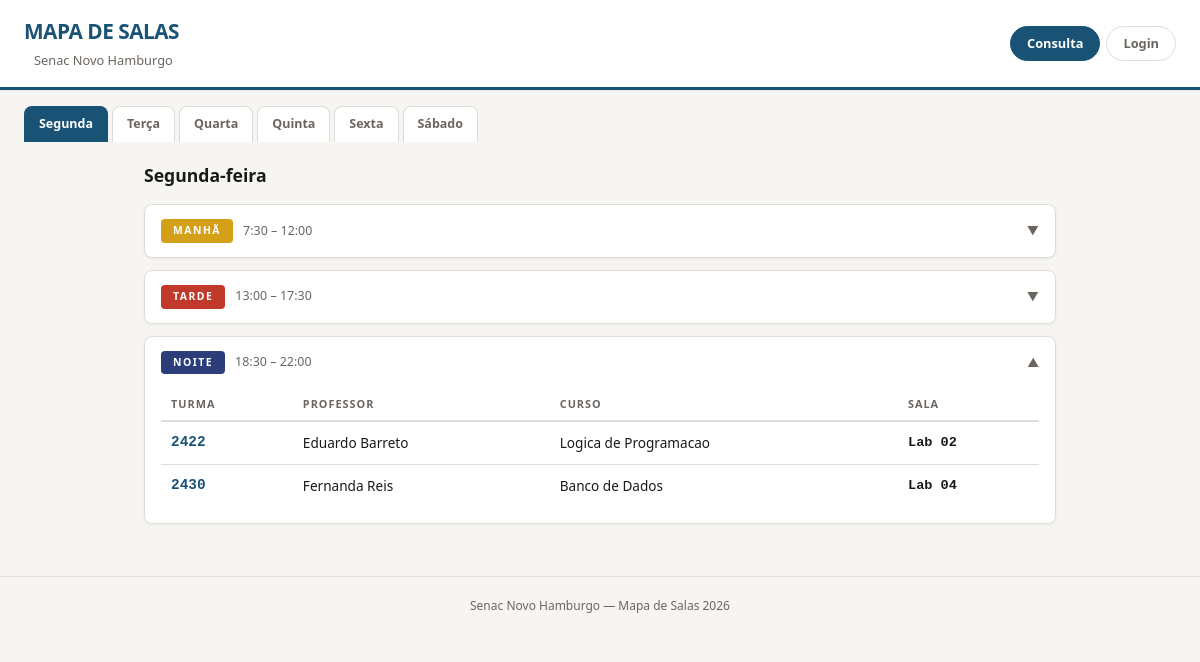
The app's page /?dia=Segunda-feira with its own data.
### tables this page shows
CREATE TABLE aulas (
            id INTEGER PRIMARY KEY AUTOINCREMENT,
            dia_semana TEXT NOT NULL,
            turno TEXT NOT NULL,
            turma TEXT NOT NULL,
            professor TEXT NOT NULL,
            curso TEXT NOT NULL,
            sala TEXT NOT NULL
        );

### app.py (the view)
@app.route("/")
def consulta():
    dia = request.args.get("dia", dia_da_semana_atual())
    if dia not in DIAS:
        dia = "Segunda-feira"
    aulas_por_turno = {}
    for turno in TURNOS:
        aulas_por_turno[turno["key"]] = listar_aulas(dia, turno["key"])
    return render_template(
        "consulta.html",
        dias=DIAS,
        turnos=TURNOS,
        dia_atual=dia,
        aulas_por_turno=aulas_por_turno,
    )

### app.py (called while the page is built)
@app.context_processor
def inject_user():
    user = None
    if "user_id" in session:
        user = buscar_usuario_por_id(session["user_id"])
    return {"usuario_logado": user}

def dia_da_semana_atual():
    dias_py = {
        0: "Segunda-feira",
        1: "Terça-feira",
        2: "Quarta-feira",
        3: "Quinta-feira",
        4: "Sexta-feira",
        5: "Sábado",
        6: "Sábado",  # domingo mostra sábado
    }
    return dias_py[datetime.now().weekday()]

### models.py (called while the page is built)
def get_db():
    conn = sqlite3.connect(DB_PATH)
    conn.row_factory = sqlite3.Row  # permite acessar colunas por nome
    return conn

def listar_aulas(dia_semana, turno):
    conn = get_db()
    aulas = conn.execute(
        "SELECT * FROM aulas WHERE dia_semana = ? AND turno = ? ORDER BY sala, turma",
        (dia_semana, turno),
    ).fetchall()
    conn.close()
    return aulas

### templates/consulta.html (shortened to what this page needs)
{% extends "base.html" %}
{% block content %}
<h2 class="page-title">{{ dia_atual }}</h2>
{% for turno in turnos %}
<section class="shift-section" data-turno="{{ turno.key }}">
    <div class="shift-header" onclick="this.parentElement.classList.toggle('open')">
        <span class="shift-badge shift-{{ turno.key }}">{{ turno.label }}</span>
        <span class="shift-time">{{ turno.horario }}</span>
        <span class="shift-arrow">&#9660;</span>
    </div>
    <div class="shift-body">
        {% set aulas = aulas_por_turno[turno.key] %}
        {% if aulas %}
        <div class="table-wrap">
            <table class="room-table">
                <thead>
                    <tr>
                        <th>Turma</th>
                        <th>Professor</th>
                        <th>Curso</th>
                        <th>Sala</th>
                    </tr>
                </thead>
                <tbody>
                    {% for aula in aulas %}
                    <tr>
                        <td class="turma-cell">{{ aula.turma }}</td>
                        <td>{{ aula.professor }}</td>
                        <td>{{ aula.curso }}</td>
                        <td class="sala-cell">{{ aula.sala }}</td>
                    </tr>
                    {% endfor %}
                </tbody>
            </table>
        </div>
        {% else %}
        <p class="empty-msg">Nenhuma aula cadastrada neste turno.</p>
        {% endif %}
    </div>
</section>
{% endfor %}
{% endblock %}

### static/style.css (style rules this page uses)
:root { --bg: #f6f5f2; --surface: #ffffff; --fg: #1a1a1a; --fg-muted: #6b6560; --accent: #1a5276; --accent-light: #e8f0f6; --accent-hover: #154360; --border: #e0ddd8; --morning: #d4a017; --morning-bg: #fdf6e3; --afternoon: #c0392b; --afternoon-bg: #fdf0ee; --night: #2c3e7a; --night-bg: #eef0f7; --badge-fg: #fff; --input-bg: #f6f5f2; --success: #27ae60; --error: #c0392b; --shadow: 0 1px 3px rgba(0,0,0,.06); --radius: 8px; }
*, *::before, *::after { box-sizing: border-box; margin: 0; padding: 0; }
body { font-family: 'Segoe UI', system-ui, -apple-system, sans-serif; background: var(--bg); color: var(--fg); line-height: 1.5; min-height: 100vh; }
.page-title { font-size: 1.1rem; font-weight: 700; padding: 20px 0 16px; color: var(--fg); }
.shift-section { background: var(--surface); border: 1px solid var(--border); border-radius: var(--radius); margin-bottom: 12px; box-shadow: var(--shadow); overflow: hidden; }
.shift-header { display: flex; align-items: center; gap: 10px; padding: 14px 16px; cursor: pointer; user-select: none; }
.shift-badge { font-size: .65rem; font-weight: 700; text-transform: uppercase; letter-spacing: 1.5px; padding: 4px 12px; border-radius: 4px; color: var(--badge-fg); }
.shift-manha { background: var(--morning); }
.shift-tarde { background: var(--afternoon); }
.shift-noite { background: var(--night); }
.shift-time { font-size: .78rem; color: var(--fg-muted); font-variant-numeric: tabular-nums; }
.shift-arrow { margin-left: auto; font-size: .75rem; color: var(--fg-muted); transition: transform .2s; }
.shift-section.open .shift-arrow { transform: rotate(180deg); }
.shift-body { display: none; padding: 0 16px 16px; }
.shift-section.open .shift-body { display: block; }
.table-wrap { overflow-x: auto; }
.room-table { width: 100%; border-collapse: collapse; font-size: .85rem; }
.room-table th { text-align: left; font-size: .68rem; text-transform: uppercase; letter-spacing: 1px; color: var(--fg-muted); padding: 8px 10px; border-bottom: 2px solid var(--border); white-space: nowrap; }
.room-table td { padding: 10px; border-bottom: 1px solid var(--border); vertical-align: middle; }
.room-table tr:last-child td { border-bottom: none; }
.turma-cell { font-family: 'Courier New', monospace; font-weight: 700; color: var(--accent); font-size: .9rem; }
.sala-cell { font-family: 'Courier New', monospace; font-weight: 700; font-size: .85rem; }

### records on screen
aulas: turma "2422", professor "Eduardo Barreto", curso "Logica de Programacao", sala "Lab 02"
aulas: turma "2430", professor "Fernanda Reis", curso "Banco de Dados", sala "Lab 04"

### other values on screen
{{ dia.replace('-feira', '') }} "Segunda" "Terça" "Quarta" "Quinta" "Sexta" "Sábado"
{{ dia_atual }} "Segunda-feira"
{{ turno.label }} "MANHÃ" "TARDE" "NOITE"
{{ turno.horario }} "7:30 – 12:00" "13:00 – 17:30" "18:30 – 22:00"
